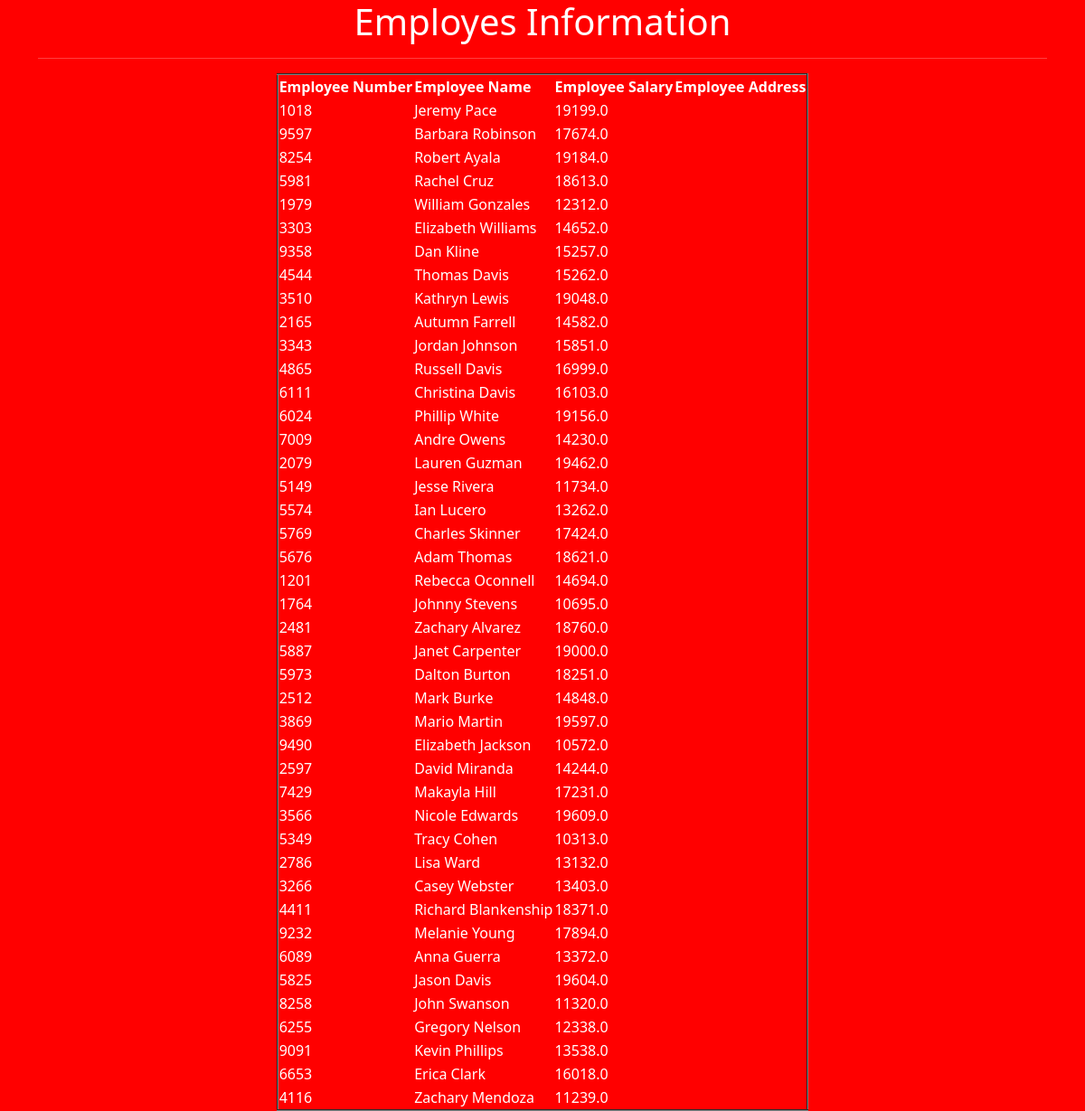
The page / on the database its author committed.
### testapp/models.py (models this page shows)
class Employee(models.Model):
    eno = models.IntegerField()
    ename = models.CharField(max_length=64)
    esal = models.FloatField()
    eaddr = models.CharField(max_length=128)

### testapp/views.py (the view)
# urls.py: path('', views.retrive_view),
def retrive_view(request):
    emp_list = Employee.objects.filter(~Q(ename__startswith='s'))
    return render(request,'testapp/index.html',{'emp_list':emp_list})

### templates/testapp/index.html
<!DOCTYPE html>
{% extends 'testapp/base.html' %}
{% block body_block %}
<h1>Employes Information</h1><hr>
<table border="2">
    <thead>
    <th>Employee Number</th>
    <th>Employee Name</th>
    <th>Employee Salary</th>
    <th>Employee Address</th>
    </thead>
    {% for emp in emp_list %}
    <tr>
        <td>{{emp.eno}}</td>
        <td>{{emp.ename}}</td>
        <td>{{emp.esal}}</td>
        <td>{{emp.addr}}</td>
    </tr>
    {% endfor %}
</table>
{% endblock %}

### templates/testapp/base.html (shortened to what this page needs)
<!DOCTYPE html>
<html lang="en">
<head>
  <link href="https://cdn.jsdelivr.net/npm/bootstrap@5.1.3/dist/css/bootstrap.min.css" rel="stylesheet">
</head>
<body>
<div class="container" align="center">
  {% block body_block %}
  {% endblock %}
</div>
</body>
</html>

### templates/testapp/base.html (style rules this page uses)
body { background:red; color:white; }

### rows shown on the page
Employee: eno "1018", ename "Jeremy Pace", esal "19199.0"
Employee: eno "9597", ename "Barbara Robinson", esal "17674.0"
Employee: eno "8254", ename "Robert Ayala", esal "19184.0"
Employee: eno "5981", ename "Rachel Cruz", esal "18613.0"
Employee: eno "1979", ename "William Gonzales", esal "12312.0"
Employee: eno "3303", ename "Elizabeth Williams", esal "14652.0"
Employee: eno "9358", ename "Dan Kline", esal "15257.0"
Employee: eno "4544", ename "Thomas Davis", esal "15262.0"
Employee: eno "3510", ename "Kathryn Lewis", esal "19048.0"
Employee: eno "2165", ename "Autumn Farrell", esal "14582.0"
Employee: eno "3343", ename "Jordan Johnson", esal "15851.0"
Employee: eno "4865", ename "Russell Davis", esal "16999.0"
Employee: eno "6111", ename "Christina Davis", esal "16103.0"
Employee: eno "6024", ename "Phillip White", esal "19156.0"
Employee: eno "7009", ename "Andre Owens", esal "14230.0"
Employee: eno "2079", ename "Lauren Guzman", esal "19462.0"
Employee: eno "5149", ename "Jesse Rivera", esal "11734.0"
Employee: eno "5574", ename "Ian Lucero", esal "13262.0"
Employee: eno "5769", ename "Charles Skinner", esal "17424.0"
Employee: eno "5676", ename "Adam Thomas", esal "18621.0"
Employee: eno "1201", ename "Rebecca Oconnell", esal "14694.0"
Employee: eno "1764", ename "Johnny Stevens", esal "10695.0"
Employee: eno "2481", ename "Zachary Alvarez", esal "18760.0"
Employee: eno "5887", ename "Janet Carpenter", esal "19000.0"
Employee: eno "5973", ename "Dalton Burton", esal "18251.0"
Employee: eno "2512", ename "Mark Burke", esal "14848.0"
Employee: eno "3869", ename "Mario Martin", esal "19597.0"
Employee: eno "9490", ename "Elizabeth Jackson", esal "10572.0"
Employee: eno "2597", ename "David Miranda", esal "14244.0"
Employee: eno "7429", ename "Makayla Hill", esal "17231.0"
Employee: eno "3566", ename "Nicole Edwards", esal "19609.0"
Employee: eno "5349", ename "Tracy Cohen", esal "10313.0"
Employee: eno "2786", ename "Lisa Ward", esal "13132.0"
Employee: eno "3266", ename "Casey Webster", esal "13403.0"
Employee: eno "4411", ename "Richard Blankenship", esal "18371.0"
Employee: eno "9232", ename "Melanie Young", esal "17894.0"
Employee: eno "6089", ename "Anna Guerra", esal "13372.0"
Employee: eno "5825", ename "Jason Davis", esal "19604.0"
Employee: eno "8258", ename "John Swanson", esal "11320.0"
Employee: eno "6255", ename "Gregory Nelson", esal "12338.0"
Employee: eno "9091", ename "Kevin Phillips", esal "13538.0"
Employee: eno "6653", ename "Erica Clark", esal "16018.0"
Employee: eno "4116", ename "Zachary Mendoza", esal "11239.0"
